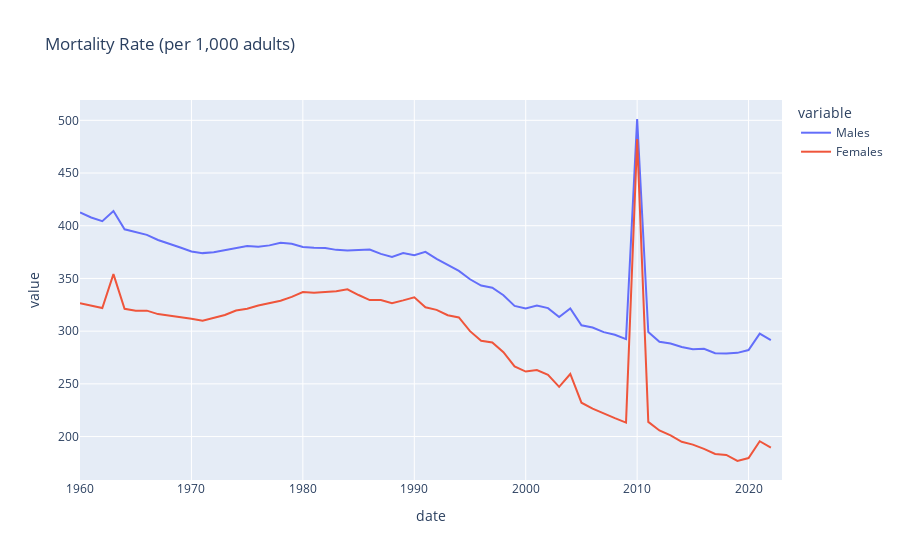

Notebook code cell kept with this figure:
### Markdown cell above
**Mortality Rate**

### Code cell
pd.options.plotting.backend = 'plotly'

indicators = {"SP.DYN.AMRT.MA": "Mortality rate, adult, male (per 1,000 male adults)",
              "SP.DYN.AMRT.FE": "Mortality rate, adult, female (per 1,000 female adults)"}

data = wbdata.get_dataframe(indicators, country="HTI", parse_dates=True)
fig = data.plot(title="Mortality Rate (per 1,000 adults)")
fig.for_each_trace(lambda t: t.update(name="Males") if t.name == indicators["SP.DYN.AMRT.MA"] else t.update(name="Females"))
fig.show()
